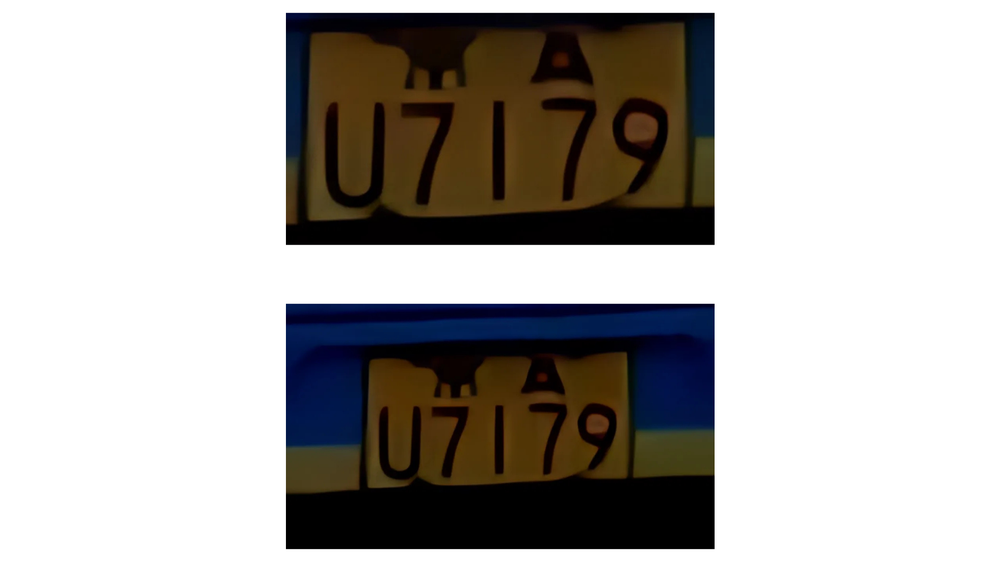
#> input picture PythonOpenCV/bus_license.png, 1000 x 562 px, shrunk from 1920 x 1080 before the run, given in place of frame_18016.png, which was not available
$ python patriotopencv.py
#> lines starting #> are read from the running program, lines starting #| are printed output that depends on the picture; long printed decimals are rounded; pictures that were not available may be replaced by others from this repository, and a replacement may not be noted
# import the necessary packages
import cv2

image = cv2.imread('3_challenge_eval/frame_18016.png')
#> image is the input picture: shape (562, 1000, 3); mean B, G, R 168.8, 172, 175.1
template = cv2.imread('larger_license_crop.png')
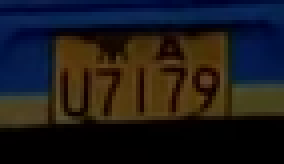
#> input picture PythonOpenCV/larger_license_crop.png, 71 x 41 px, shrunk from 136 x 78 before the run (shown 4 times larger)
#> template is the input picture: shape (41, 71, 3); mean B, G, R 28.4, 26.4, 28.6

# convert both the image and template to grayscale
imageGray = cv2.cvtColor(image, cv2.COLOR_BGR2GRAY)
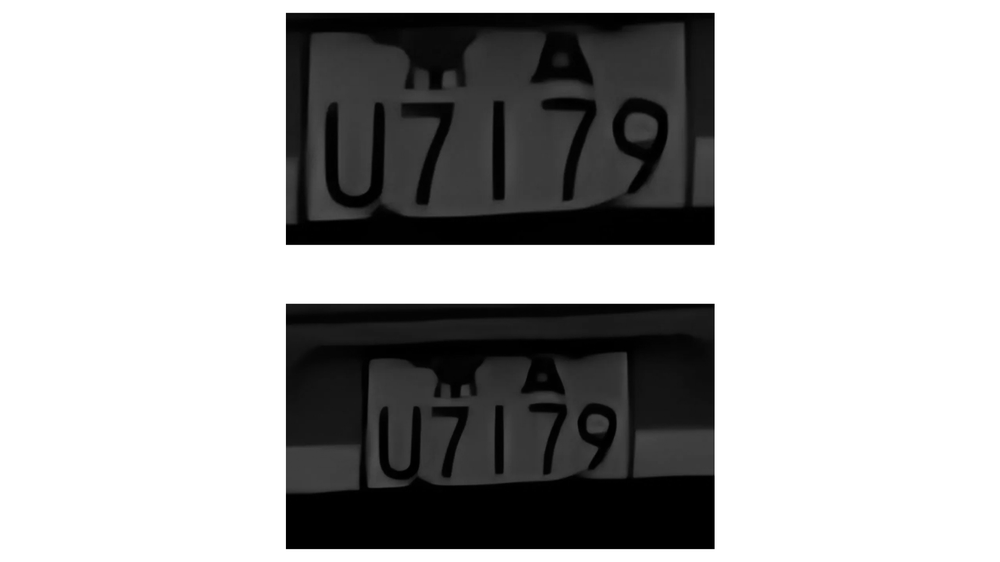
#> imageGray: shape (562, 1000); min 0, max 255, mean 172.5
templateGray = cv2.cvtColor(template, cv2.COLOR_BGR2GRAY)
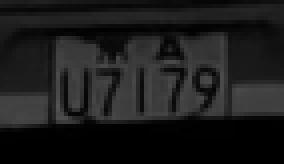
#> templateGray: shape (41, 71) (shown 4 times larger); min 0, max 83, mean 27.3
cv2.imshow("Image", imageGray)
cv2.imshow("Template", templateGray)
# [8 lines of commented-out code are left out]
print("[INFO] performing template matching...")
result = cv2.matchTemplate(templateGray, imageGray, cv2.TM_CCORR_NORMED)
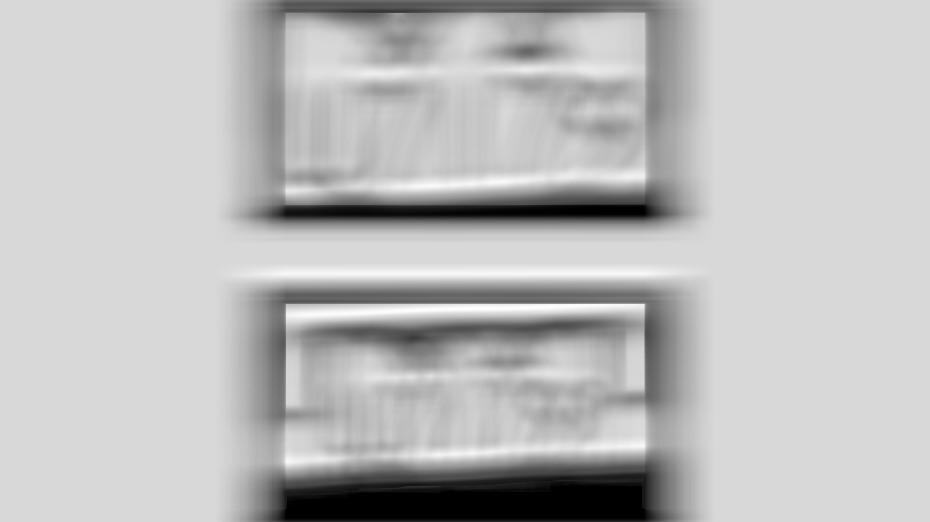
#> result: shape (522, 930) float32; min -0.000245, max 0.893, mean 0.661; drawn with min black and max white
print(cv2.minMaxLoc(result))
#| (-0.0002447, 0.893, (385, 507), (469, 308))

(minVal, maxVal, minLoc, maxLoc) = cv2.minMaxLoc(result)
#> minVal = -0.000245; maxVal = 0.893; minLoc = (385, 507); maxLoc = (469, 308)
# determine the starting and ending (x, y)-coordinates of the
# bounding box
(startX, startY) = maxLoc
#> startX = 469; startY = 308
endX = startX + template.shape[1]
#> endX = 540
endY = startY + template.shape[0]
#> endY = 349

# draw the bounding box on the image
if maxVal > .9:
    print('some')
    cv2.rectangle(image, (startX, startY), (endX, endY), (255, 0, 0), 3)
else:
    print('none')
# show the output image
cv2.imshow("Output", image)
cv2.waitKey(0)
